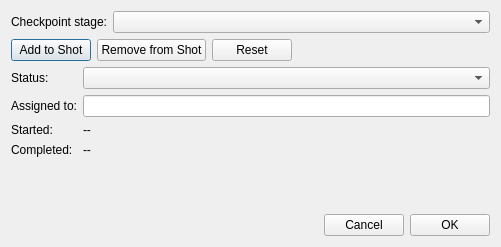
<?xml version="1.0" encoding="UTF-8"?>
<ui version="4.0">
 <class>Dialog</class>
 <widget class="QDialog" name="Dialog">
  <property name="geometry">
   <rect>
    <x>0</x>
    <y>0</y>
    <width>501</width>
    <height>247</height>
   </rect>
  </property>
  <property name="windowTitle">
   <string>Checkpoints</string>
  </property>
  <layout class="QVBoxLayout" name="verticalLayout">
   <item>
    <layout class="QHBoxLayout" name="horizontalLayout">
     <item>
      <widget class="QLabel" name="label">
       <property name="text">
        <string>Checkpoint stage:</string>
       </property>
      </widget>
     </item>
     <item>
      <widget class="QComboBox" name="CMB_stages">
       <property name="sizePolicy">
        <sizepolicy hsizetype="MinimumExpanding" vsizetype="Fixed">
         <horstretch>0</horstretch>
         <verstretch>0</verstretch>
        </sizepolicy>
       </property>
      </widget>
     </item>
    </layout>
   </item>
   <item>
    <layout class="QHBoxLayout" name="horizontalLayout_3">
     <item>
      <widget class="QPushButton" name="BTN_add">
       <property name="toolTip">
        <string>Not all stages will make sense to be included for all shots (e.g. not all shots will need CFX work). Press this to add the currently selected stage to this shot.</string>
       </property>
       <property name="text">
        <string>Add to Shot</string>
       </property>
      </widget>
     </item>
     <item>
      <widget class="QPushButton" name="BTN_remove">
       <property name="toolTip">
        <string>Remove the currently selected stage from this shot.</string>
       </property>
       <property name="text">
        <string>Remove from Shot</string>
       </property>
      </widget>
     </item>
     <item>
      <widget class="QPushButton" name="BTN_reset">
       <property name="toolTip">
        <string>Fully reset the status, assignee, and start/end dates for this checkpoint stage.</string>
       </property>
       <property name="text">
        <string>Reset</string>
       </property>
      </widget>
     </item>
     <item>
      <spacer name="horizontalSpacer_2">
       <property name="orientation">
        <enum>Qt::Horizontal</enum>
       </property>
       <property name="sizeHint" stdset="0">
        <size>
         <width>40</width>
         <height>20</height>
        </size>
       </property>
      </spacer>
     </item>
    </layout>
   </item>
   <item>
    <layout class="QFormLayout" name="LAY_form">
     <property name="fieldGrowthPolicy">
      <enum>QFormLayout::AllNonFixedFieldsGrow</enum>
     </property>
     <property name="labelAlignment">
      <set>Qt::AlignLeading|Qt::AlignLeft|Qt::AlignVCenter</set>
     </property>
     <item row="0" column="0">
      <widget class="QLabel" name="label_2">
       <property name="text">
        <string>Status:</string>
       </property>
      </widget>
     </item>
     <item row="1" column="0">
      <widget class="QLabel" name="label_6">
       <property name="text">
        <string>Assigned to:</string>
       </property>
      </widget>
     </item>
     <item row="2" column="0">
      <widget class="QLabel" name="label_3">
       <property name="text">
        <string>Started:</string>
       </property>
      </widget>
     </item>
     <item row="2" column="1">
      <widget class="QLabel" name="LBL_startDate">
       <property name="text">
        <string>--</string>
       </property>
      </widget>
     </item>
     <item row="3" column="0">
      <widget class="QLabel" name="label_4">
       <property name="text">
        <string>Completed:</string>
       </property>
      </widget>
     </item>
     <item row="3" column="1">
      <widget class="QLabel" name="LBL_endDate">
       <property name="text">
        <string>--</string>
       </property>
      </widget>
     </item>
     <item row="0" column="1">
      <widget class="QComboBox" name="CMB_status"/>
     </item>
     <item row="1" column="1">
      <widget class="QLineEdit" name="LNE_assignee">
       <property name="maxLength">
        <number>10</number>
       </property>
      </widget>
     </item>
    </layout>
   </item>
   <item>
    <layout class="QHBoxLayout" name="horizontalLayout_2">
     <item>
      <spacer name="horizontalSpacer">
       <property name="orientation">
        <enum>Qt::Horizontal</enum>
       </property>
       <property name="sizeHint" stdset="0">
        <size>
         <width>40</width>
         <height>20</height>
        </size>
       </property>
      </spacer>
     </item>
     <item>
      <widget class="QPushButton" name="BTN_cancel">
       <property name="text">
        <string>Cancel</string>
       </property>
      </widget>
     </item>
     <item>
      <widget class="QPushButton" name="BTN_ok">
       <property name="text">
        <string>OK</string>
       </property>
      </widget>
     </item>
    </layout>
   </item>
  </layout>
 </widget>
 <resources/>
 <connections/>
</ui>
